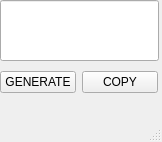
<?xml version="1.0" encoding="UTF-8"?>
<ui version="4.0">
 <class>MainWindow</class>
 <widget class="QMainWindow" name="MainWindow">
  <property name="geometry">
   <rect>
    <x>0</x>
    <y>0</y>
    <width>162</width>
    <height>142</height>
   </rect>
  </property>
  <property name="windowTitle">
   <string>MainWindow</string>
  </property>
  <widget class="QWidget" name="centralwidget">
   <widget class="QLineEdit" name="lineEdit">
    <property name="geometry">
     <rect>
      <x>0</x>
      <y>0</y>
      <width>159</width>
      <height>61</height>
     </rect>
    </property>
    <property name="styleSheet">
     <string notr="true">p.setColor(QPalette::Base, Qt::red);
</string>
    </property>
   </widget>
   <widget class="QWidget" name="">
    <property name="geometry">
     <rect>
      <x>0</x>
      <y>0</y>
      <width>2</width>
      <height>2</height>
     </rect>
    </property>
    <layout class="QVBoxLayout" name="verticalLayout_2"/>
   </widget>
   <widget class="QWidget" name="">
    <property name="geometry">
     <rect>
      <x>0</x>
      <y>0</y>
      <width>2</width>
      <height>2</height>
     </rect>
    </property>
    <layout class="QVBoxLayout" name="verticalLayout_3"/>
   </widget>
   <widget class="QWidget" name="">
    <property name="geometry">
     <rect>
      <x>0</x>
      <y>70</y>
      <width>158</width>
      <height>25</height>
     </rect>
    </property>
    <layout class="QHBoxLayout" name="horizontalLayout">
     <item>
      <widget class="QPushButton" name="pushButton">
       <property name="text">
        <string>GENERATE</string>
       </property>
      </widget>
     </item>
     <item>
      <widget class="QPushButton" name="pushButton_2">
       <property name="text">
        <string>COPY</string>
       </property>
      </widget>
     </item>
    </layout>
   </widget>
  </widget>
  <widget class="QMenuBar" name="menubar">
   <property name="geometry">
    <rect>
     <x>0</x>
     <y>0</y>
     <width>162</width>
     <height>21</height>
    </rect>
   </property>
  </widget>
  <widget class="QStatusBar" name="statusbar"/>
 </widget>
 <resources/>
 <connections/>
</ui>
